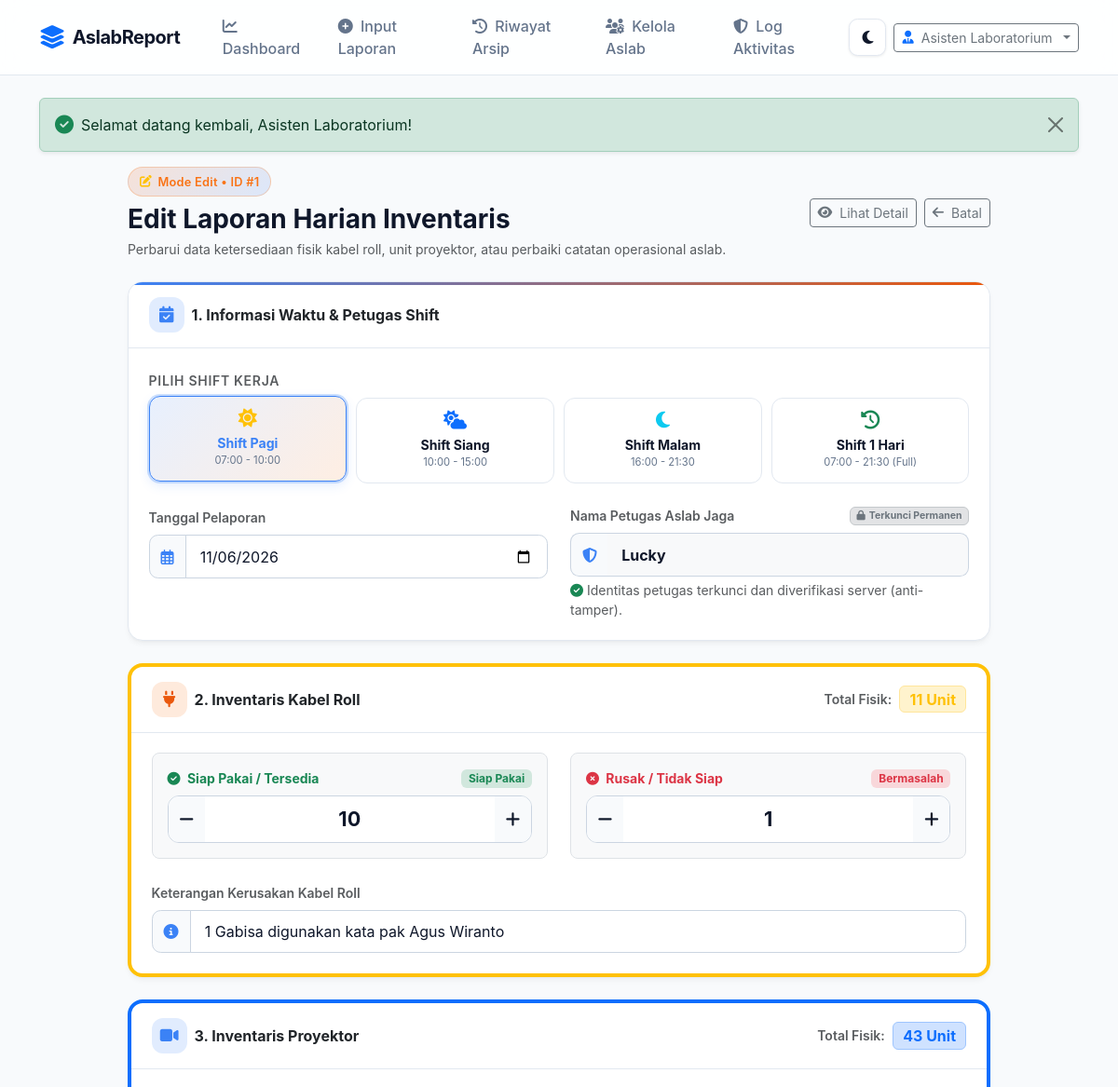
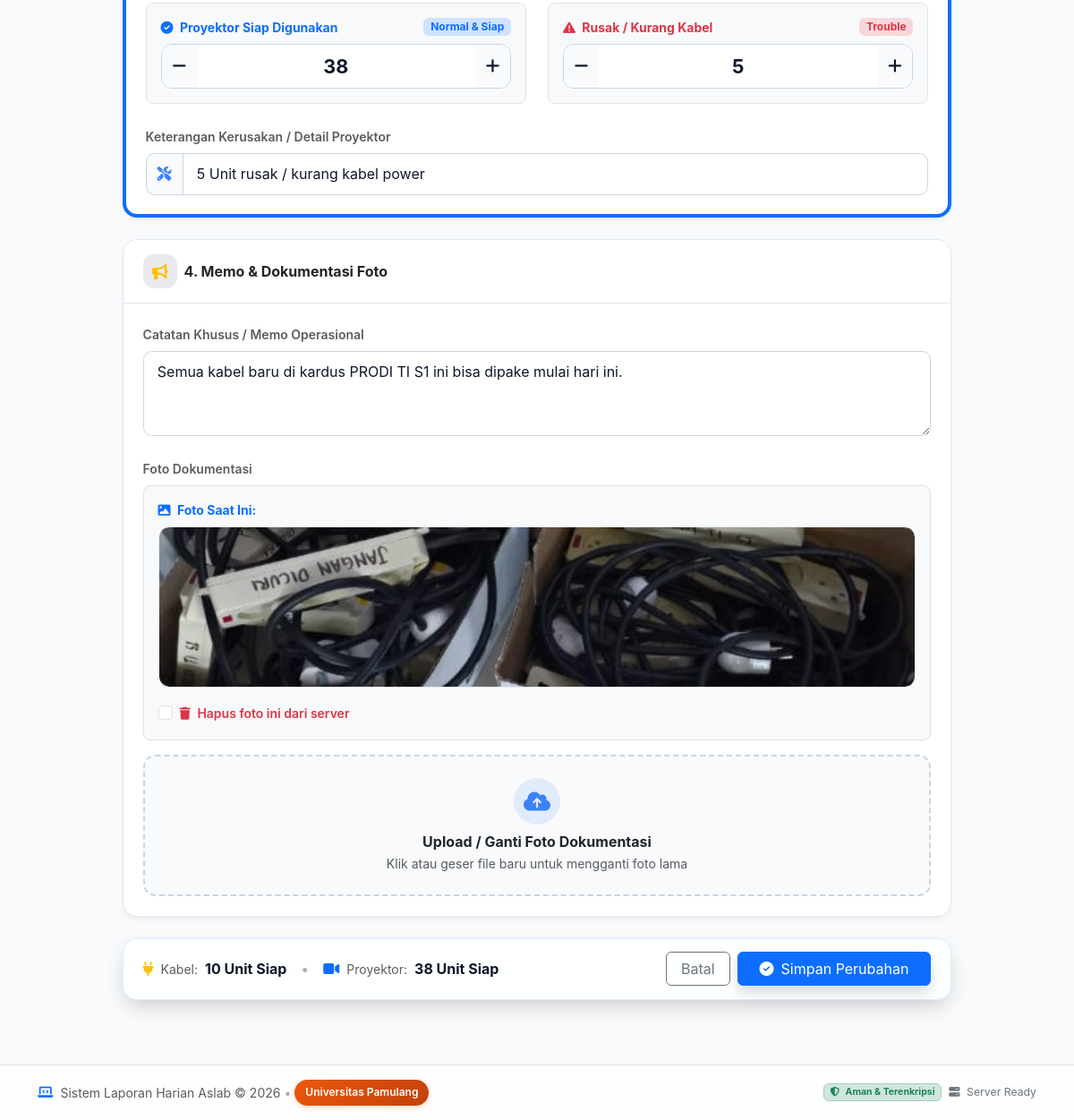
/edit-laporan.php?id=1 (signed in), run on the app's committed database (2 pictures, top to bottom).
### tables this page shows
CREATE TABLE IF NOT EXISTS `laporan` (
  `id` INT AUTO_INCREMENT PRIMARY KEY,
  `user_id` INT NULL,
  `tanggal` DATE NOT NULL,
  `shift` VARCHAR(50) NOT NULL DEFAULT 'Pagi',
  `petugas_nama` VARCHAR(100) NOT NULL,
  
   
  `kabel_roll_tersedia` INT NOT NULL DEFAULT 0,
  `kabel_roll_rusak` INT NOT NULL DEFAULT 0,
  `kabel_roll_catatan` VARCHAR(255) NULL,
  
   
  `proyektor_tersedia` INT NOT NULL DEFAULT 0,
  `proyektor_rusak` INT NOT NULL DEFAULT 0,
  `proyektor_catatan` VARCHAR(255) NULL,
  
   
  `catatan_umum` TEXT NULL,
  `foto_dokumentasi` VARCHAR(255) NULL,
  
  `created_at` DATETIME NOT NULL DEFAULT CURRENT_TIMESTAMP,
  `updated_at` DATETIME NOT NULL DEFAULT CURRENT_TIMESTAMP ON UPDATE CURRENT_TIMESTAMP,
  
  INDEX `idx_tanggal` (`tanggal`),
  INDEX `idx_shift` (`shift`),
  CONSTRAINT `fk_laporan_user` FOREIGN KEY (`user_id`) REFERENCES `users` (`id`) ON DELETE SET NULL ON UPDATE CASCADE
);

### edit-laporan.php (the view, shortened to what the rows shown need)
<?php
require_once __DIR__ . '/config/security.php';
require_once __DIR__ . '/config/logger.php';
$id = (int)($_GET['id'] ?? 0);
$stmt = $pdo->prepare("SELECT * FROM `laporan` WHERE `id` = :id LIMIT 1");
$stmt->execute([':id' => $id]);
$laporan = $stmt->fetch();
require_once __DIR__ . '/includes/header.php';
?>
<div class="row justify-content-center animate-fade-up">
    <div class="col-12 col-xl-10">
        <div class="d-flex flex-column flex-md-row align-items-md-center justify-content-between gap-3 mb-4">
            <div>
                <div class="hologram-tag mb-2">
                    <i class="fa-solid fa-pen-to-square text-warning"></i>
                    <span>Mode Edit &bull; ID #<?= (int)$laporan['id'] ?></span>
                </div>
                <h2 class="h3 fw-bold mb-1">
                    Edit Laporan Harian Inventaris
                </h2>
            </div>
        </div>
        <form action="edit-laporan.php?id=<?= (int)$laporan['id'] ?>" method="POST" enctype="multipart/form-data" class="needs-validation">
            <div class="card mb-4 card-hover-lift border-gradient-top">
                <div class="card-body">
                    <div class="row g-4">
                        <div class="col-12 col-md-6">
                            <div class="input-group">
                                <span class="input-group-text"><i class="fa-regular fa-calendar-days"></i></span>
                                <input type="date" class="form-control" id="tanggal" name="tanggal" value="<?= e($laporan['tanggal']) ?>" required>
                            </div>
                        </div>
                        <div class="col-12 col-md-6">
                            <div class="input-group">
                                <span class="input-group-text bg-body-tertiary border-end-0">
                                    <i class="fa-solid fa-shield-halved text-primary"></i>
                                </span>
                                <input type="text" class="form-control bg-body-tertiary border-start-0 fw-bold" id="petugas_nama" name="petugas_nama" value="<?= e($laporan['petugas_nama']) ?>" readonly>
                            </div>
                        </div>
                    </div>
                </div>
            </div>
            <div class="card mb-4 card-hover-lift border-start border-warning border-4">
                <div class="card-body">
                    <div class="row g-4">
                        <div class="col-12 col-md-6">
                            <div class="p-3 bg-body-tertiary rounded-3 border">
                                <div class="number-stepper">
                                    <button type="button" class="stepper-btn btn-minus" title="Kurangi"><i class="fa-solid fa-minus"></i></button>
                                    <input type="number" id="kabel_roll_tersedia" name="kabel_roll_tersedia" min="0" value="<?= (int)$laporan['kabel_roll_tersedia'] ?>" required>
                                    <button type="button" class="stepper-btn btn-plus" title="Tambah"><i class="fa-solid fa-plus"></i></button>
                                </div>
                            </div>
                        </div>
                        <div class="col-12 col-md-6">
                            <div class="p-3 bg-body-tertiary rounded-3 border">
                                <div class="number-stepper">
                                    <button type="button" class="stepper-btn btn-minus" title="Kurangi"><i class="fa-solid fa-minus"></i></button>
                                    <input type="number" id="kabel_roll_rusak" name="kabel_roll_rusak" min="0" value="<?= (int)$laporan['kabel_roll_rusak'] ?>">
                                    <button type="button" class="stepper-btn btn-plus" title="Tambah"><i class="fa-solid fa-plus"></i></button>
                                </div>
                            </div>
                        </div>
                        <div class="col-12">
                            <div class="input-group">
                                <span class="input-group-text"><i class="fa-solid fa-circle-info"></i></span>
                                <input type="text" class="form-control" id="kabel_roll_catatan" name="kabel_roll_catatan" value="<?= e($laporan['kabel_roll_catatan']) ?>">
                            </div>
                        </div>
                    </div>
                </div>
            </div>
            <div class="card mb-4 card-hover-lift border-start border-primary border-4">
                <div class="card-body">
                    <div class="row g-4">
                        <div class="col-12 col-md-6">
                            <div class="p-3 bg-body-tertiary rounded-3 border">
                                <div class="number-stepper">
                                    <button type="button" class="stepper-btn btn-minus" title="Kurangi"><i class="fa-solid fa-minus"></i></button>
                                    <input type="number" id="proyektor_tersedia" name="proyektor_tersedia" min="0" value="<?= (int)$laporan['proyektor_tersedia'] ?>" required>
                                    <button type="button" class="stepper-btn btn-plus" title="Tambah"><i class="fa-solid fa-plus"></i></button>
                                </div>
                            </div>
                        </div>
                        <div class="col-12 col-md-6">
                            <div class="p-3 bg-body-tertiary rounded-3 border">
                                <div class="number-stepper">
                                    <button type="button" class="stepper-btn btn-minus" title="Kurangi"><i class="fa-solid fa-minus"></i></button>
                                    <input type="number" id="proyektor_rusak" name="proyektor_rusak" min="0" value="<?= (int)$laporan['proyektor_rusak'] ?>">
                                    <button type="button" class="stepper-btn btn-plus" title="Tambah"><i class="fa-solid fa-plus"></i></button>
                                </div>
                            </div>
                        </div>
                        <div class="col-12">
                            <div class="input-group">
                                <span class="input-group-text"><i class="fa-solid fa-screwdriver-wrench"></i></span>
                                <input type="text" class="form-control" id="proyektor_catatan" name="proyektor_catatan" value="<?= e($laporan['proyektor_catatan']) ?>">
                            </div>
                        </div>
                    </div>
                </div>
            </div>
            <div class="card mb-4 card-hover-lift">
                <div class="card-body">
                    <div class="row g-4">
                        <div class="col-12">
                            <label for="catatan_umum" class="form-label small fw-semibold text-muted">Catatan Khusus / Memo Operasional</label>
                            <textarea class="form-control" id="catatan_umum" name="catatan_umum" rows="3"><?= e($laporan['catatan_umum']) ?></textarea>
                        </div>
                        <div class="col-12">
                            <?php if (!empty($laporan['foto_dokumentasi']) && file_exists(__DIR__ . '/uploads/' . $laporan['foto_dokumentasi'])): ?>
                                <div class="p-3 bg-body-tertiary rounded-3 border mb-3">
                                    <div class="small fw-bold mb-2 text-primary"><i class="fa-solid fa-image me-1"></i> Foto Saat Ini:</div>
                                    <div class="image-preview-container" style="height: 180px;">
                                        <img src="uploads/<?= e($laporan['foto_dokumentasi']) ?>" alt="Foto Sekarang">
                                    </div>
                                    <div class="form-check mt-3">
                                        <input class="form-check-input" type="checkbox" name="hapus_foto" value="1" id="hapus_foto">
                                        <label class="form-check-label small text-danger fw-semibold" for="hapus_foto">
                                            <i class="fa-solid fa-trash me-1"></i> Hapus foto ini dari server
                                        </label>
                                    </div>
                                </div>
                            <?php endif; ?>
                        </div>
                    </div>
                </div>
            </div>
        </form>
    </div>
</div>
<?php require_once __DIR__ . '/includes/footer.php'; ?>

### data on the page
laporan: id "1", tanggal "11/06/2026", petugas_nama "Lucky", kabel_roll_tersedia "10", kabel_roll_rusak "1", kabel_roll_catatan "1 Gabisa digunakan kata pak Agus Wiranto", proyektor_tersedia "38", proyektor_rusak "5", proyektor_catatan "5 Unit rusak / kurang kabel power", catatan_umum "Semua kabel baru di kardus PRODI TI S1 ini bisa dipake mulai hari ini.", foto_dokumentasi (picture)

### other printed values
$user['nama_lengkap'] "Asisten Laboratorium"
$flash['message'] "Selamat datang kembali, Asisten Laboratorium!"
